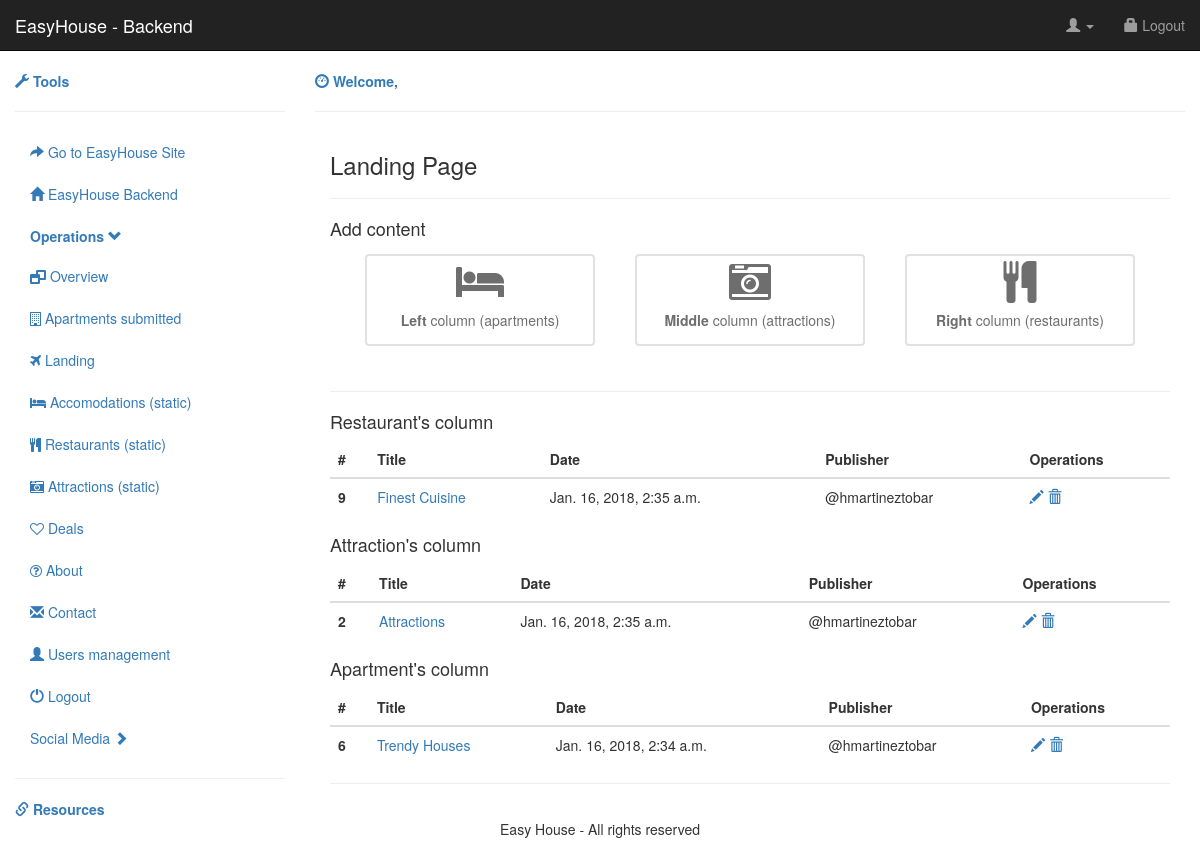
The page /backend/operations/landing on the database its author committed.
### backend/models.py (models this page shows)
class Restaurants(models.Model):
	author = models.ForeignKey('auth.User')
	title = models.CharField(max_length=200)
	text = models.TextField()
	created_date = models.DateTimeField(
			default=timezone.now)
	published_date = models.DateTimeField(
			blank=True, null=True)

class Attractions(models.Model):
	author = models.ForeignKey('auth.User')
	title = models.CharField(max_length=200)
	text = models.TextField()
	created_date = models.DateTimeField(
			default=timezone.now)
	published_date = models.DateTimeField(
			blank=True, null=True)

class Apartments(models.Model):
	author = models.ForeignKey('auth.User')
	title = models.CharField(max_length=200)
	text = models.TextField()
	created_date = models.DateTimeField(
			default=timezone.now)
	published_date = models.DateTimeField(
			blank=True, null=True)

### backend/views.py (the view)
# urls.py: url(r'^backend/operations/landing$', views.backend_ops_landing, name='backend_ops_landing'),
def backend_ops_landing(request):
	restaurants = Restaurants.objects.filter(published_date__lte=timezone.now()).order_by('published_date')
	attractions = Attractions.objects.filter(published_date__lte=timezone.now()).order_by('published_date')
	apartments = Apartments.objects.filter(published_date__lte=timezone.now()).order_by('published_date')
	return render(request, 'backend/backend_ops_landing.html', {'restaurants': restaurants, 'attractions': attractions, 'apartments':apartments})

### backend/templates/backend/backend_ops_landing.html
{% extends 'backend/backend.html' %}
{% load staticfiles %}
{% block content %}
<link href="{% static '../static/css/backendStyle.css' %}" rel="stylesheet">
<link href="https://maxcdn.bootstrapcdn.com/font-awesome/4.7.0/css/font-awesome.min.css" rel="stylesheet">
<div class="container-fluid">
        <h3>Landing Page</h3>
        <hr>
        <h4>Add content</h4>
        <div class="col-xs-12 col-sm-12 col-lg-12">
          <div class="col-lg-4 col-md-4 col-sm-4 col-xs-4">
            <div class="div-square">
              <a href="{% url 'backend:landing_new_apartment' %}">
                <i class="fa fa-bed fa-3x"></i>
                <h5><strong>Left</strong> column (apartments)</h5>
              </a>
            </div>
          </div>
          <div class="col-lg-4 col-md-4 col-sm-4 col-xs-4">
            <div class="div-square">
              <a href="{% url 'backend:landing_new_attraction' %}">
                <i class="fa fa-camera-retro fa-3x"></i>
                <h5><strong>Middle</strong> column (attractions)</h5>
              </a>
            </div>
          </div>
          <div class="col-lg-4 col-md-4 col-sm-4 col-xs-4">
            <div class="div-square">
              <a href="{% url 'backend:landing_new_restaurant' %}">
                <i class="fa fa-cutlery fa-3x"></i>
                <h5><strong>Right</strong> column (restaurants)</h5>
              </a>
            </div>
          </div>
</div>
<p> &nbsp;</p>
<hr>
<h4>Restaurant's column</h4>
<table class="table table-hover">
  <thead>
    <tr>
      <th scope="col">#</th>
      <th scope="col">Title</th>
      <th scope="col">Date</th>
      <th scope="col">Publisher</th>
      <th scope="col">Operations</th>
    </tr>
  </thead>
  <tbody>
    {% for restaurant in restaurants %}
    <tr>
      <th scope="row">{{ restaurant.pk }}</th>
      <td><a href="{% url 'backend:landing_restaurant_detail' pk=restaurant.pk %}">{{ restaurant.title }}</td>
      <td>{{ restaurant.published_date }}</td>
      <td>@{{ restaurant.author }}</td>
      <td> <a class="glyphicon glyphicon-pencil" alt="Edit {{ restaurant.title }}" href="{% url 'backend:landing_restaurant_edit' pk=restaurant.pk %}"></a>
        <a class="glyphicon glyphicon-trash" href="{% url 'backend:landing_restaurant_remove' pk=restaurant.pk %}"></a></td>
    </tr>
    {% endfor %}
</table>
<h4>Attraction's column</h4>
<table class="table table-hover">
  <thead>
    <tr>
      <th scope="col">#</th>
      <th scope="col">Title</th>
      <th scope="col">Date</th>
      <th scope="col">Publisher</th>
      <th scope="col">Operations</th>
    </tr>
  </thead>
  <tbody>
    {% for attraction in attractions %}
    <tr>
      <th scope="row">{{ attraction.pk }}</th>
      <td><a href="{% url 'backend:landing_attraction_detail' pk=attraction.pk %}">{{ attraction.title }}</td>
      <td>{{ attraction.published_date }}</td>
      <td>@{{ attraction.author }}</td>
      <td> <a class="glyphicon glyphicon-pencil" alt="Edit {{ attraction.title }}" href="{% url 'backend:landing_attraction_edit' pk=attraction.pk %}"></a>
        <a class="glyphicon glyphicon-trash" href="{% url 'backend:landing_attraction_remove' pk=attraction.pk %}"></a></td>
    </tr>
    {% endfor %}
</table>
<h4>Apartment's column</h4>
<table class="table table-hover">
  <thead>
    <tr>
      <th scope="col">#</th>
      <th scope="col">Title</th>
      <th scope="col">Date</th>
      <th scope="col">Publisher</th>
      <th scope="col">Operations</th>
    </tr>
  </thead>
  <tbody>
    {% for apartment in apartments %}
    <tr>
      <th scope="row">{{ apartment.pk }}</th>
      <td><a href="{% url 'backend:landing_apartment_detail' pk=apartment.pk %}">{{ apartment.title }}</td>
      <td>{{ apartment.published_date }}</td>
      <td>@{{ apartment.author }}</td>
      <td> <a class="glyphicon glyphicon-pencil" alt="Edit {{ apartment.title }}" href="{% url 'backend:landing_apartment_edit' pk=apartment.pk %}"></a>
        <a class="glyphicon glyphicon-trash" href="{% url 'backend:landing_apartment_remove' pk=apartment.pk %}"></a></td>
    </tr>
    {% endfor %}
</table>
{% endblock %}

### backend/static/css/backendStyle.css (style rules this page uses)
.div-square { padding:5px; border:2px double #e1e1e1; -webkit-border-radius:8px; -moz-border-radius:8px; border-radius:4px; margin:5px; text-align: center; }
.div-square> a,.div-square> a:hover { color:#6E6E6E; text-decoration:none; }

### rows shown on the page
Restaurants: pk "9", title "Finest Cuisine", published_date "Jan. 16, 2018, 2:35 a.m.", author "hmartineztobar"
Attractions: pk "2", title "Attractions", published_date "Jan. 16, 2018, 2:35 a.m.", author "hmartineztobar"
Apartments: pk "6", title "Trendy Houses", published_date "Jan. 16, 2018, 2:34 a.m.", author "hmartineztobar"
